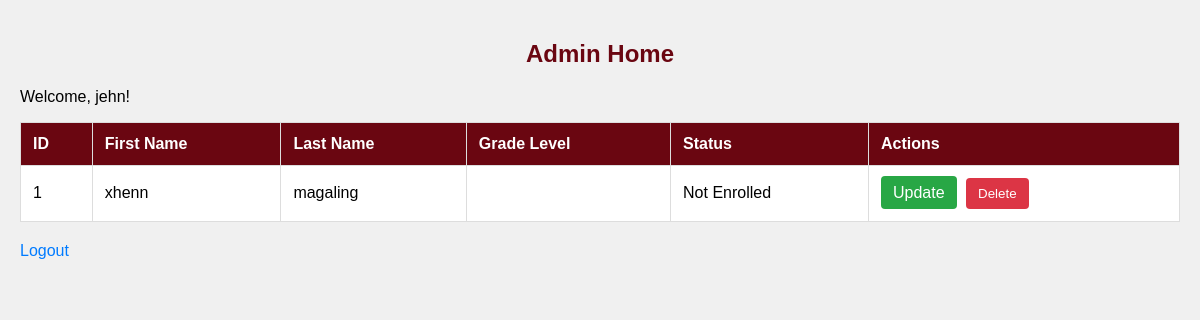
Page /admin_dashboard.php (signed in) on the committed database.
### tables this page shows
CREATE TABLE `student_information` (
  `student_info_id` int(11) NOT NULL,
  `user_id` int(11) DEFAULT NULL,
  `first_name` varchar(50) NOT NULL,
  `middle_name` varchar(50) DEFAULT NULL,
  `last_name` varchar(50) NOT NULL,
  `extension_name` varchar(50) DEFAULT NULL,
  `nickname` varchar(50) DEFAULT NULL,
  `lrn_number` varchar(20) NOT NULL,
  `birthdate` date NOT NULL,
  `gender` enum('Male','Female','Other') NOT NULL,
  `religion` varchar(50) NOT NULL,
  `place_of_birth` varchar(100) NOT NULL,
  `have_been_hospitalized` tinyint(1) DEFAULT NULL,
  `reason` varchar(200) DEFAULT NULL,
  `medical_history` varchar(100) DEFAULT NULL,
  `reg_date` timestamp NOT NULL DEFAULT current_timestamp()
);

### admin_dashboard.php (the view, shortened to what this page needs)
<?php
$servername = "localhost";
$username = "root";
$password = "";
$dbname = "enrollmentsystemdb";
$conn = new mysqli($servername, $username, $password, $dbname);
$students = $conn->query("
    SELECT si.student_info_id, si.first_name, si.last_name, ed.grade_level,
           IF(ed.student_info_id IS NOT NULL, 'Enrolled', 'Not Enrolled') AS status
    FROM student_information si
    LEFT JOIN enrollment_details ed ON si.student_info_id = ed.student_info_id
");
?>
<!DOCTYPE html>
<html lang="en">
<head>
</head>
<body>
<h2>Admin Home</h2>
<p>Welcome, <?php echo htmlspecialchars($_SESSION['username'] ?? ''); ?>!</p>
<table>
    <thead>
        <tr>
            <th>ID</th>
            <th>First Name</th>
            <th>Last Name</th>
            <th>Grade Level</th>
            <th>Status</th>
            <th>Actions</th>
        </tr>
    </thead>
    <tbody>
        <?php while ($student = $students->fetch_assoc()): ?>
        <tr>
            <td><?php echo htmlspecialchars($student['student_info_id'] ?? ''); ?></td>
            <td><?php echo htmlspecialchars($student['first_name'] ?? ''); ?></td>
            <td><?php echo htmlspecialchars($student['last_name'] ?? ''); ?></td>
            <td><?php echo htmlspecialchars($student['grade_level'] ?? ''); ?></td>
            <td><?php echo htmlspecialchars($student['status'] ?? ''); ?></td>
            <td class="actions">
                <a class="edit-btn" href="student-details.php?student_info_id=<?php echo htmlspecialchars($student['student_info_id'] ?? ''); ?>">Update</a>
                <form action="admin_dashboard.php" method="post" style="display:inline;">
                    <button class="delete-btn" type="submit" name="delete">Delete</button>
                </form>
            </td>
        </tr>
        <?php endwhile; ?>
    </tbody>
</table>
<a class="logout-link" href="logout.php">Logout</a>
</body>
</html>

### admin_dashboard.php (style rules this page uses)
body { font-family: Arial, sans-serif; background-color: #f0f0f0; margin: 0; padding: 20px; }
h2 { text-align: center; color: #6a0611; margin-bottom: 20px; }
table { width: 100%; border-collapse: collapse; margin-bottom: 20px; background-color: #ffffff; border: 1px solid #ddd; }
th, td { padding: 12px; text-align: left; border: 1px solid #ddd; }
th { background-color: #6a0611; color: #fff; }
a { color: #007BFF; text-decoration: none; }
.edit-btn, .delete-btn { padding: 8px 12px; margin-right: 5px; border: none; border-radius: 4px; cursor: pointer; text-decoration: none; }
.edit-btn { background-color: #28a745; color: #fff; }
.delete-btn { background-color: #dc3545; color: #fff; }
.logout-link { display: block; margin-top: 20px; }

### rows in the picture
student_information: student_info_id "1", first_name "xhenn", last_name "magaling", status "Not Enrolled"

### other values in the picture
$_SESSION['username'] "jehn"
